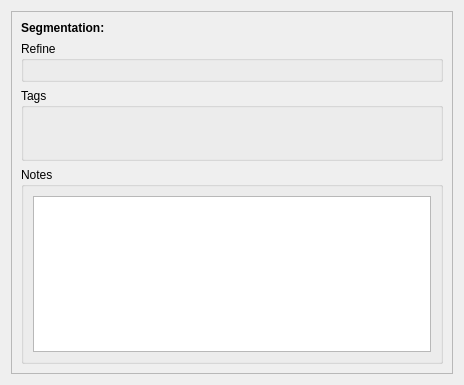
<?xml version="1.0" encoding="UTF-8"?>
<ui version="4.0">
 <class>SegmentationInformation</class>
 <widget class="QWidget" name="SegmentationInformation">
  <property name="geometry">
   <rect>
    <x>0</x>
    <y>0</y>
    <width>464</width>
    <height>385</height>
   </rect>
  </property>
  <property name="windowTitle">
   <string>Segmentation Information</string>
  </property>
  <property name="windowIcon">
   <iconset resource="../../rsc/espina.qrc">
    <normaloff>:/espina/espina.svg</normaloff>:/espina/espina.svg</iconset>
  </property>
  <layout class="QVBoxLayout" name="verticalLayout">
   <item>
    <widget class="QScrollArea" name="scrollArea">
     <property name="widgetResizable">
      <bool>true</bool>
     </property>
     <widget class="QWidget" name="scrollAreaWidgetContents">
      <property name="geometry">
       <rect>
        <x>0</x>
        <y>0</y>
        <width>446</width>
        <height>367</height>
       </rect>
      </property>
      <layout class="QVBoxLayout" name="verticalLayout_2">
       <item>
        <layout class="QHBoxLayout" name="horizontalLayout">
         <item>
          <widget class="QLabel" name="label">
           <property name="sizePolicy">
            <sizepolicy hsizetype="Maximum" vsizetype="Preferred">
             <horstretch>0</horstretch>
             <verstretch>0</verstretch>
            </sizepolicy>
           </property>
           <property name="font">
            <font>
             <weight>75</weight>
             <bold>true</bold>
            </font>
           </property>
           <property name="text">
            <string>Segmentation:</string>
           </property>
          </widget>
         </item>
         <item>
          <widget class="QLabel" name="segmentation">
           <property name="text">
            <string/>
           </property>
          </widget>
         </item>
        </layout>
       </item>
       <item>
        <widget class="QGroupBox" name="refineGroup">
         <property name="title">
          <string>Refine</string>
         </property>
         <layout class="QVBoxLayout" name="verticalLayout_3"/>
        </widget>
       </item>
       <item>
        <widget class="QGroupBox" name="tagsGroup">
         <property name="title">
          <string>Tags</string>
         </property>
         <layout class="QHBoxLayout" name="horizontalLayout_2">
          <item>
           <widget class="QPushButton" name="manageTags">
            <property name="sizePolicy">
             <sizepolicy hsizetype="Fixed" vsizetype="Fixed">
              <horstretch>0</horstretch>
              <verstretch>0</verstretch>
             </sizepolicy>
            </property>
            <property name="minimumSize">
             <size>
              <width>32</width>
              <height>32</height>
             </size>
            </property>
            <property name="maximumSize">
             <size>
              <width>32</width>
              <height>32</height>
             </size>
            </property>
            <property name="baseSize">
             <size>
              <width>32</width>
              <height>32</height>
             </size>
            </property>
            <property name="toolTip">
             <string>Create new tag</string>
            </property>
            <property name="text">
             <string/>
            </property>
            <property name="icon">
             <iconset resource="../../rsc/espina.qrc">
              <normaloff>:/espina/newTag.svg</normaloff>:/espina/newTag.svg</iconset>
            </property>
            <property name="iconSize">
             <size>
              <width>22</width>
              <height>22</height>
             </size>
            </property>
            <property name="flat">
             <bool>true</bool>
            </property>
           </widget>
          </item>
          <item>
           <widget class="QLabel" name="tags">
            <property name="text">
             <string/>
            </property>
           </widget>
          </item>
         </layout>
        </widget>
       </item>
       <item>
        <widget class="QGroupBox" name="notesGroup">
         <property name="title">
          <string>Notes</string>
         </property>
         <layout class="QVBoxLayout" name="verticalLayout_4">
          <item>
           <widget class="QTextEdit" name="notes"/>
          </item>
         </layout>
        </widget>
       </item>
      </layout>
     </widget>
    </widget>
   </item>
  </layout>
 </widget>
 <resources>
  <include location="../../rsc/espina.qrc"/>
 </resources>
 <connections/>
</ui>
